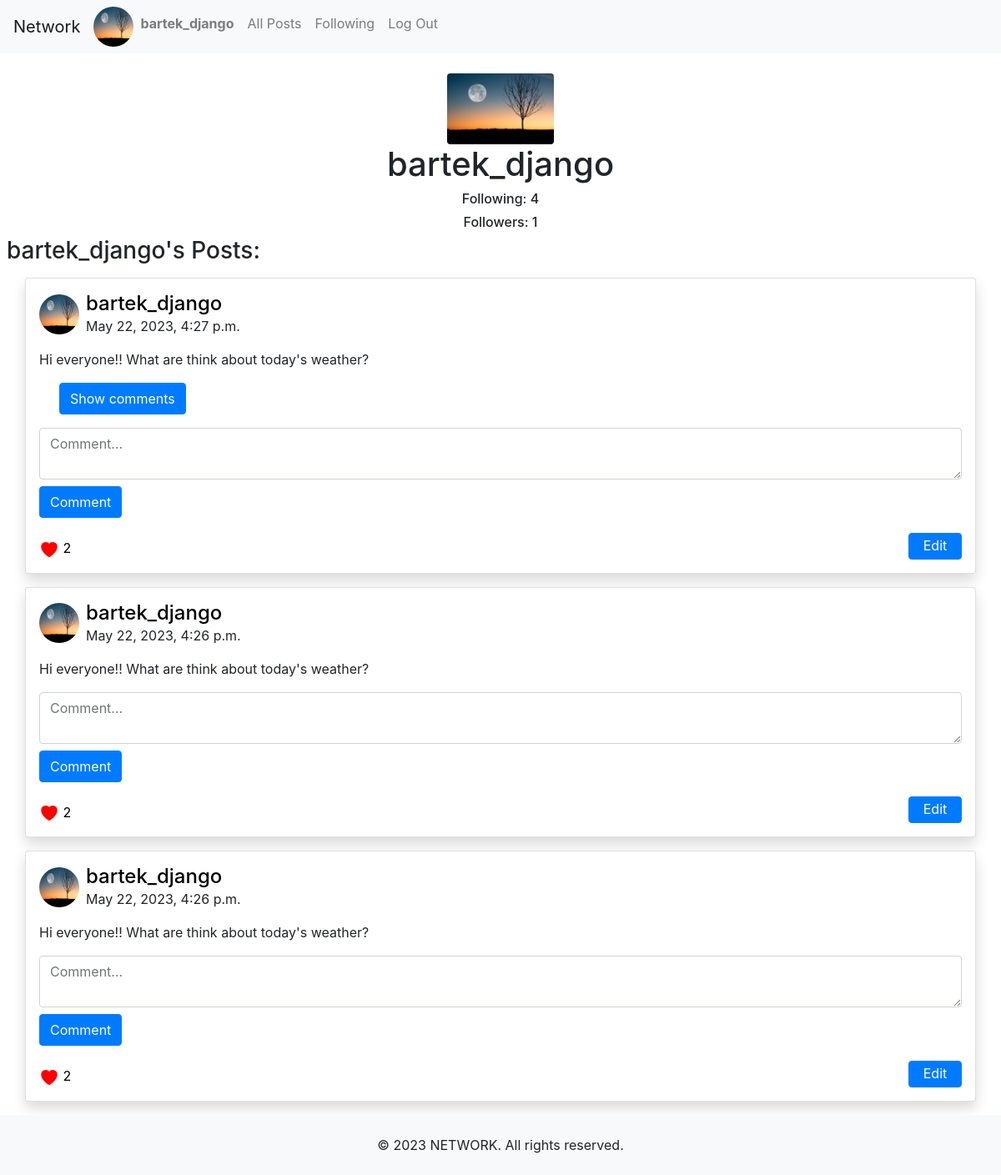
The app's page /user/5 (signed in) with its own data.
### network/models.py (models this page shows, shortened)
class User(AbstractUser):
    image = models.ImageField(upload_to="images", null=True, default="images/default-avatar-profile.jpg")

class Post(models.Model):
    author = models.ForeignKey(User, on_delete=models.CASCADE, related_name="user")
    content = models.TextField()
    date = models.DateTimeField(auto_now_add=True, null=True)

### network/views.py (the view)
# urls.py: path("user/<int:user_id>", views.user, name="user_page"),
def user(request, user_id):
    users_id = User.objects.all().values_list('id', flat=True)
    if user_id in users_id:
        user = User.objects.get(id=user_id)
        posts_from_db = Post.objects.order_by('-date').filter(author=user)
        posts = select_post(posts_from_db)
        page_obj = pagination(request, posts, num_of_pages=5)
        try:
            following_users = Follower.objects.get(user=user)
            followings = following_users.followers.all().count()
        except Follower.DoesNotExist:
            followings = 0
        try:
            follower_users = Follower.objects.get(
                user=request.user).followers.all()
        except Follower.DoesNotExist:
            follower_users = 0
        followers = user.followers_list.all().count()
        return render(request, 'network/profile.html', {"followings": followings, "followers": followers, "following_users": follower_users, "page_obj": page_obj, "watched_user": user})
    return render(request, "network/404.html", {"message": "This page does not exist!!"})

### network/utils.py (called while the page is built)
def pagination(request, posts, num_of_pages):
    paginator = Paginator(posts, num_of_pages)
    page_number = request.GET.get('page')
    return paginator.get_page(page_number)

### network/templates/network/profile.html (shortened to what this page needs)
{% extends "network/layout.html" %}
{% block body %}
<img id="user_image" class="rounded mx-auto d-block mt-4" src="{{watched_user.image.url}}" alt="profile image">
<h1 class="text-center" >{{watched_user}}</h1>
<h6 class="text-center">Following: {{followings}}</h6>
<h6 class="text-center">Followers: {{followers}}</h6>
<h3 class="ml-2"> {{watched_user}}'s Posts: </h3>
  {% include "network/includes/posts.html" with following="user" %}
{% endblock %}

### network/templates/network/layout.html (shortened to what this page needs)
{% load static %}
<!DOCTYPE html>
<html lang="en">
<head>
    <link rel="stylesheet" href="https://stackpath.bootstrapcdn.com/bootstrap/4.4.1/css/bootstrap.min.css"
>
    <link href="{% static 'network/style.css' %}" rel="stylesheet">
    <link rel="stylesheet" href="{% static 'network/style.css' %}">
</head>
<body>
    <nav class="navbar navbar-expand-sm navbar-light bg-light">
        <a class="navbar-brand" href="{% url 'index' %}">Network</a>
        <div class="collapse navbar-collapse" id="navbarNav">
            <ul class="navbar-nav mr-auto">
                {% if user.is_authenticated %}
                <img class="user_avatar" src="{{user.image.url}}" alt="user image">
                <li id="user_profile" data-id="{{user.id}}" class="nav-item">
                    <a class="nav-link" href="{% url 'user_page' user.id %}"><strong>{{ user.username }}</strong></a>
                </li>
                {% endif %}
                <li class="nav-item">
                    <a class="nav-link" href="{% url 'index' %}">All Posts</a>
                </li>
                {% if user.is_authenticated %}
                <li class="nav-item">
                    <a class="nav-link" href="{% url 'following_posts' %}">Following</a>
                </li>
                <li class="nav-item">
                    <a class="nav-link" href="{% url 'logout' %}">Log Out</a>
                </li>
                {% endif %}
            </ul>
        </div>
    </nav>
    <div class="body">
        {% block body %}
        {% endblock %}
    </div>
    <footer class="text-center py-4 bg-light">
        <p class="m-0">&copy; <script>document.write(new Date().getFullYear())</script> NETWORK. All rights reserved.</p>
    </footer>
</body>
</html>

### network/templates/network/includes/posts.html (shortened to what this page needs)
<ul class="container p-0" >
    {% for post in page_obj  %}
    <li class="card my-3 p-3 position-relative shadow ">
        <div class="d-flex align-items-center">
            <img class="user_avatar" src="{{post.image}}" alt="user picture">
            <div >
                <h4 class=" m-0 ml-2"><a href="{%url 'user_page' post.author.id %}">{{post.author}}</a></h4>
                <span class=" ml-2" >{{post.date}}</span>
            </div>
        </div>
        <article class="my-3">{{post.content}}</article>
        {% if post.comments %}
        <div class="d-flex align-items-center mb-3">
            <button class="btn btn-primary ml-4 show_comments">Show comments</button>
        </div>
    {% endif %}
        {% if user.is_authenticated %}
        <form class="comment_form" action="{% url 'comment_post' %}"   method="post">
            <textarea  class="form-control" name="comment_post" id="comment_post" cols="10" rows="2" placeholder="Comment..."></textarea>
            <button class="btn btn-primary my-2" type="submit">Comment</button>
        </form>
       <a class="favorite_link mt-3"  href="{% url 'index' %}">
            <svg class="favorite" color="{% if user in post.like_authors %} red {% else %} none {% endif %}" data-id="{{user.id}}" data-page={{following}} data-author="{{post.author.id}}" data-post="{{post.id}}"  width="24" xmlns="http://www.w3.org/2000/svg" fill="{% if user in post.like_authors %} red {% else %} none {% endif %}" viewBox="0 0 24 24" stroke-width="1.5" stroke="currentColor" class="w-2 h-2">
                <path stroke-linecap="round" stroke-linejoin="round" d="M21 8.25c0-2.485-2.099-4.5-4.688-4.5-1.935 0-3.597 1.126-4.312 2.733-.715-1.607-2.377-2.733-4.313-2.733C5.1 3.75 3 5.765 3 8.25c0 7.22 9 12 9 12s9-4.78 9-12z" />
              </svg>
             <span>{{post.likes}}</span>
        </a>
        {% if post.author == user %}
            <a href="{% url 'edit' post.id %}" class="btn btn-primary edit_btn">Edit</a>
        {% endif %}
        {% endif %}
    {% empty %}
    <h4>No posts</h4>
    {% endfor %}
</ul>

### network/static/network/style.css (style rules this page uses)
html { height: 100%; box-sizing: border-box; }
body { position: relative; margin: 0; min-height: 100%; box-sizing: inherit; padding-bottom: 4.5rem; }
.body { min-height: 100%; }
.user_avatar { width: 3rem; height: 3rem; border-radius: 50%; }
#user_image { width: 8rem; }
.favorite { transition: transform 100ms ease-in; }
a, a:hover { color: black; text-decoration: none; }
.edit_btn { width: 4rem; height: 2rem ; position: absolute; bottom: 1rem; right: 1rem; line-height: 1rem; }
footer { position: absolute; left: 0; right: 0; bottom: 0; }

### records on screen
User: image (picture), username "bartek_django", shows a picture, author "bartek_django", date "May 22, 2023, 4:27 p.m.", content "Hi everyone!! What are think about today's weather?", likes "2", shows "Edit", date "May 22, 2023, 4:26 p.m."

### other values on screen
{{ followings }} "4"
{{ followers }} "1"
